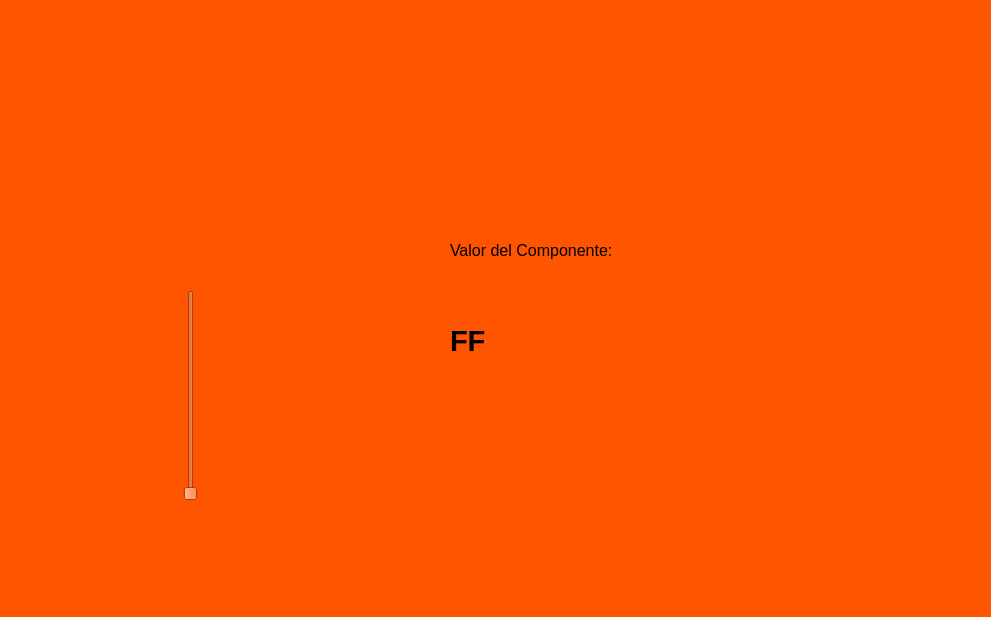
<?xml version="1.0" encoding="UTF-8"?>
<ui version="4.0">
 <class>MainWindow</class>
 <widget class="QMainWindow" name="MainWindow">
  <property name="geometry">
   <rect>
    <x>0</x>
    <y>0</y>
    <width>991</width>
    <height>617</height>
   </rect>
  </property>
  <property name="windowTitle">
   <string>MainWindow</string>
  </property>
  <property name="styleSheet">
   <string notr="true">background-color: rgb(255, 85, 0);</string>
  </property>
  <widget class="QWidget" name="centralwidget">
   <widget class="QLabel" name="label_9">
    <property name="geometry">
     <rect>
      <x>680</x>
      <y>390</y>
      <width>281</width>
      <height>171</height>
     </rect>
    </property>
    <property name="text">
     <string/>
    </property>
    <property name="pixmap">
     <pixmap resource="Recursos.qrc">:/AutosF1/alpine.jpg</pixmap>
    </property>
    <property name="scaledContents">
     <bool>true</bool>
    </property>
   </widget>
   <widget class="QLabel" name="label_10">
    <property name="geometry">
     <rect>
      <x>30</x>
      <y>0</y>
      <width>931</width>
      <height>171</height>
     </rect>
    </property>
    <property name="text">
     <string/>
    </property>
    <property name="pixmap">
     <pixmap resource="Recursos.qrc">:/AutosF1/redbull.png</pixmap>
    </property>
    <property name="scaledContents">
     <bool>true</bool>
    </property>
   </widget>
   <widget class="QLabel" name="label">
    <property name="geometry">
     <rect>
      <x>450</x>
      <y>230</y>
      <width>241</width>
      <height>41</height>
     </rect>
    </property>
    <property name="font">
     <font>
      <pointsize>12</pointsize>
     </font>
    </property>
    <property name="text">
     <string>Valor del Componente:</string>
    </property>
   </widget>
   <widget class="QLabel" name="txt_valor">
    <property name="geometry">
     <rect>
      <x>450</x>
      <y>320</y>
      <width>241</width>
      <height>41</height>
     </rect>
    </property>
    <property name="font">
     <font>
      <pointsize>22</pointsize>
      <weight>75</weight>
      <bold>true</bold>
     </font>
    </property>
    <property name="text">
     <string>FF</string>
    </property>
    <property name="alignment">
     <set>Qt::AlignLeading|Qt::AlignLeft|Qt::AlignVCenter</set>
    </property>
   </widget>
   <widget class="QSlider" name="verticalSlider">
    <property name="geometry">
     <rect>
      <x>180</x>
      <y>290</y>
      <width>22</width>
      <height>211</height>
     </rect>
    </property>
    <property name="orientation">
     <enum>Qt::Vertical</enum>
    </property>
   </widget>
  </widget>
  <widget class="QMenuBar" name="menubar">
   <property name="geometry">
    <rect>
     <x>0</x>
     <y>0</y>
     <width>991</width>
     <height>26</height>
    </rect>
   </property>
  </widget>
  <widget class="QStatusBar" name="statusbar"/>
 </widget>
 <resources>
  <include location="Recursos.qrc"/>
 </resources>
 <connections/>
</ui>
